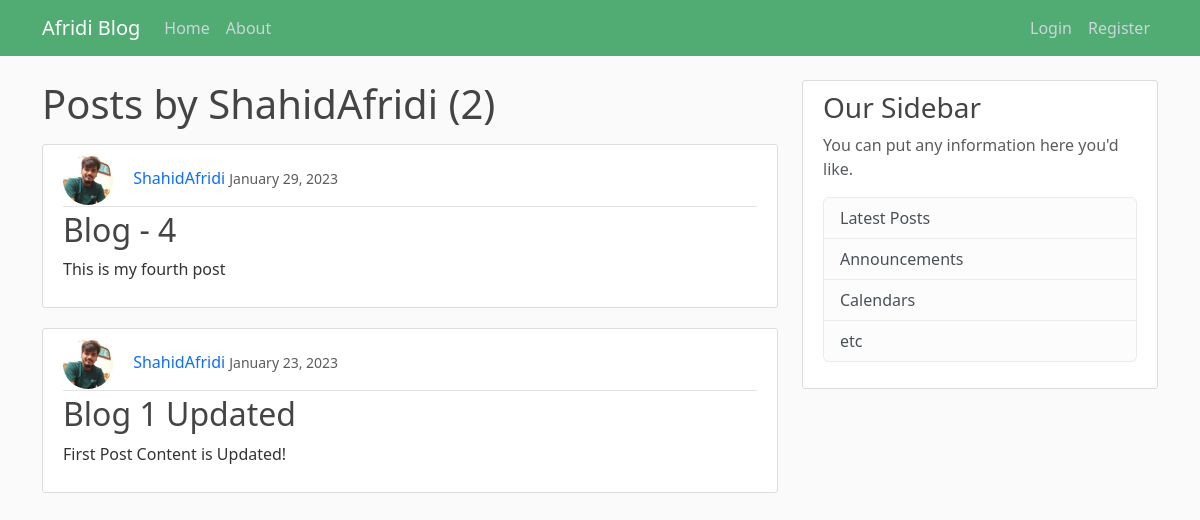
The app's page /user/ShahidAfridi, older data.
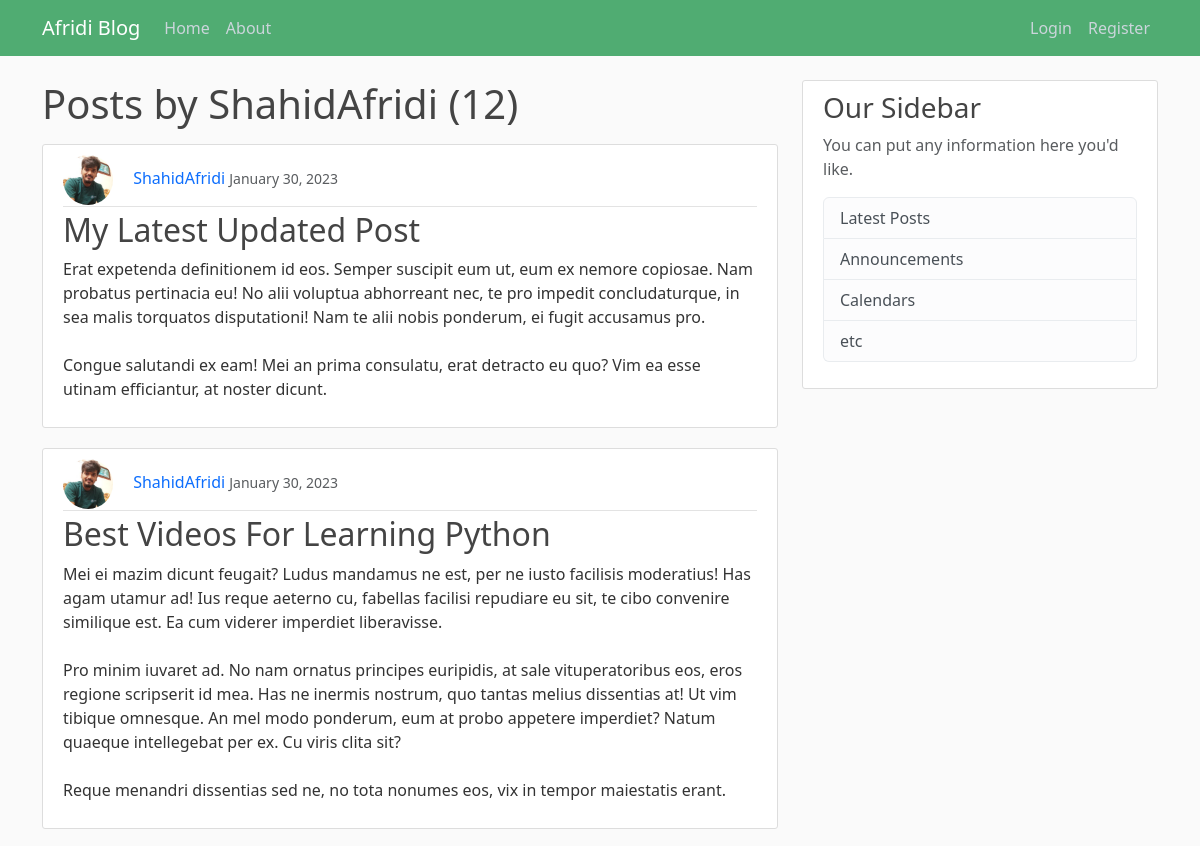
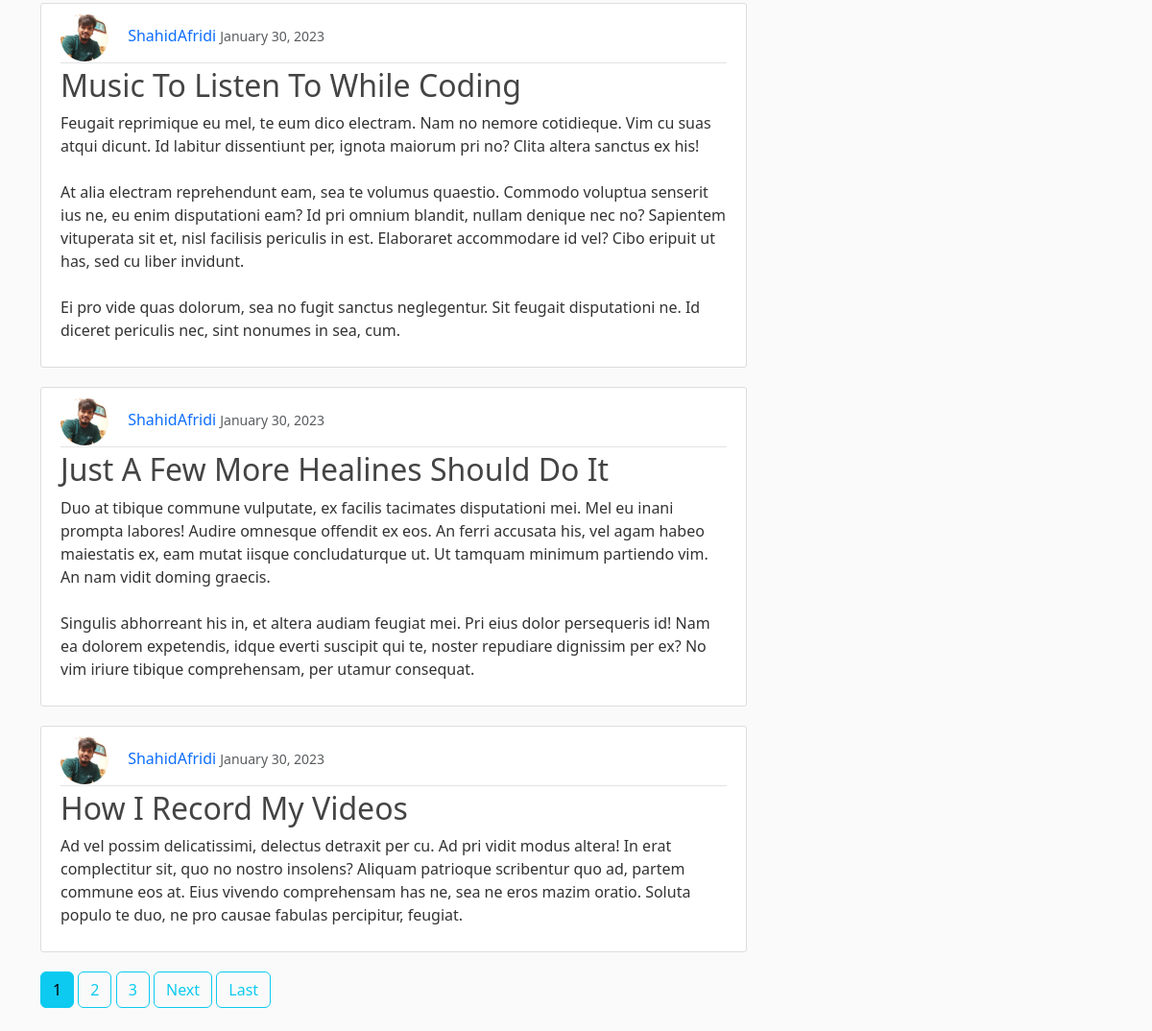
The same page, newer data (2 pictures, top to bottom).
### blog/models.py (models this page shows, shortened)
class Post(models.Model):
    title = models.CharField(max_length=100)
    content = models.TextField()
    date_posted = models.DateTimeField(default=timezone.now)
    author = models.ForeignKey(User, on_delete=models.CASCADE)

### users/models.py (models this page shows, shortened)
class Profile(models.Model):
    user = models.OneToOneField(User, on_delete=models.CASCADE)
    image = models.ImageField(default='default.jpg', upload_to='profile_pics')

### blog/views.py (the view)
# urls.py: path('user/<str:username>', UserPostListView.as_view(), name='user-posts'),
class UserPostListView(ListView):
    model = Post
    template_name = 'blog/user_posts.html'    #<app>/<model>_<viewtype>.html
    context_object_name = 'posts'
    paginate_by = 5
    def get_queryset(self):
        user = get_object_or_404(User, username=self.kwargs.get('username'))
        return Post.objects.filter(author = user).order_by('-date_posted')

### blog/templates/blog/user_posts.html (shortened to what this page needs)
{% extends "blog/base.html" %}
{% block content %}
    <h1 class="mb-3">Posts by {{ view.kwargs.username }} ({{ page_obj.paginator.count }})</h1>
    {% for post in posts %}
        <article class="media content-section">
            <div class="media-body">
                <div class="article-metadata">
                    <img class="rounded-circle article-img" src="{{ post.author.profile.image.url }}" alt="userProfileImage">
                    <a class="mr-2" href="{% url 'user-posts' post.author.username %}">{{ post.author }}</a>
                    <small class="text-muted">{{ post.date_posted|date:"F d, Y" }}</small>
                </div>
                <div>
                    <h2><a class="article-title" href="{% url 'post-detail' post.id %}">{{ post.title }}</a></h2>
                    <p class="article-content">{{ post.content }}</p>
                </div>
            </div>
        </article>
    {% endfor %}
    {% if is_paginated %}
        {% for num in page_obj.paginator.page_range %}
            {% if page_obj.number == num %}
            <a href="?page={{ num }}" class="btn btn-info mb-4">{{ num }}</a>
            {% elif num > page_obj.number|add:'-3' and num < page_obj.number|add:'3' %}
            <a href="?page={{ num }}" class="btn btn-outline-info mb-4">{{ num }}</a>
            {% endif %}
        {% endfor %}
        {% if page_obj.has_next %}
            <a href="?page={{ page_obj.next_page_number }}" class="btn btn-outline-info mb-4">Next</a>
            <a href="?page={{ page_obj.paginator.num_pages }}" class="btn btn-outline-info mb-4">Last</a>
        {% endif %}
    {% endif %}
{% endblock content %}

Row changes from the older to the newer data that the page shows:
no longer on this page (row unchanged): Post: author.profile.image (picture), author "ShahidAfridi", date_posted "January 29, 2023", title "Blog - 4", content "This is my fourth post"
no longer on this page (row unchanged): Post: author.profile.image (picture), author "ShahidAfridi", date_posted "January 23, 2023", title "Blog 1 Updated", content "First Post Content is Updated!"
added Post: author.profile.image (picture), author "ShahidAfridi", date_posted "January 30, 2023", title "My Latest Updated Post", content "Erat expetenda definitionem id eos. Semper suscipit eum ut, eum ex nemore copiosae. Nam probatus pertinacia eu! No alii voluptua abhorreant nec, te pro impedit concludaturque, in sea malis torquatos disputationi! Nam te alii nobis ponderum, ei fugit accusamus pro. Congue salutandi ex eam! Mei an prima consulatu, erat detracto eu quo? Vim ea esse utinam efficiantur, at noster dicunt."
added Post: author.profile.image (picture), author "ShahidAfridi", date_posted "January 30, 2023", title "Best Videos For Learning Python", content "Mei ei mazim dicunt feugait? Ludus mandamus ne est, per ne iusto facilisis moderatius! Has agam utamur ad! Ius reque aeterno cu, fabellas facilisi repudiare eu sit, te cibo convenire similique est. Ea cum viderer imperdiet liberavisse. Pro minim iuvaret ad. No nam ornatus principes euripidis, at sale vituperatoribus eos, eros regione scripserit id mea. Has ne inermis nostrum, quo tantas melius dissentias at! Ut vim tibique omnesque. An mel modo ponderum, eum at probo appetere imperdiet? Natum quaeque intellegebat per ex. Cu viris clita sit? Reque menandri dissentias sed ne, no tota nonumes eos, vix in tempor maiestatis erant."
added Post: author.profile.image (picture), author "ShahidAfridi", date_posted "January 30, 2023", title "Music To Listen To While Coding", content "Feugait reprimique eu mel, te eum dico electram. Nam no nemore cotidieque. Vim cu suas atqui dicunt. Id labitur dissentiunt per, ignota maiorum pri no? Clita altera sanctus ex his! At alia electram reprehendunt eam, sea te volumus quaestio. Commodo voluptua senserit ius ne, eu enim disputationi eam? Id pri omnium blandit, nullam denique nec no? Sapientem vituperata sit et, nisl facilisis periculis in est. Elaboraret accommodare id vel? Cibo eripuit ut has, sed cu liber invidunt. Ei pro vide quas dolorum, sea no fugit sanctus neglegentur. Sit feugait disputationi ne. Id diceret periculis nec, sint nonumes in sea, cum."
added Post: author.profile.image (picture), author "ShahidAfridi", date_posted "January 30, 2023", title "Just A Few More Healines Should Do It", content "Duo at tibique commune vulputate, ex facilis tacimates disputationi mei. Mel eu inani prompta labores! Audire omnesque offendit ex eos. An ferri accusata his, vel agam habeo maiestatis ex, eam mutat iisque concludaturque ut. Ut tamquam minimum partiendo vim. An nam vidit doming graecis. Singulis abhorreant his in, et altera audiam feugiat mei. Pri eius dolor persequeris id! Nam ea dolorem expetendis, idque everti suscipit qui te, noster repudiare dignissim per ex? No vim iriure tibique comprehensam, per utamur consequat."
added Post: author.profile.image (picture), author "ShahidAfridi", date_posted "January 30, 2023", title "How I Record My Videos", content "Ad vel possim delicatissimi, delectus detraxit per cu. Ad pri vidit modus altera! In erat complectitur sit, quo no nostro insolens? Aliquam patrioque scribentur quo ad, partem commune eos at. Eius vivendo comprehensam has ne, sea ne eros mazim oratio. Soluta populo te duo, ne pro causae fabulas percipitur, feugiat."
Text that changed along with them:
{{ page_obj.paginator.count }}: "2" → "12"
new list line: "1"
new list line: "2"
new list line: "3"
text now shown: "Next Last"
